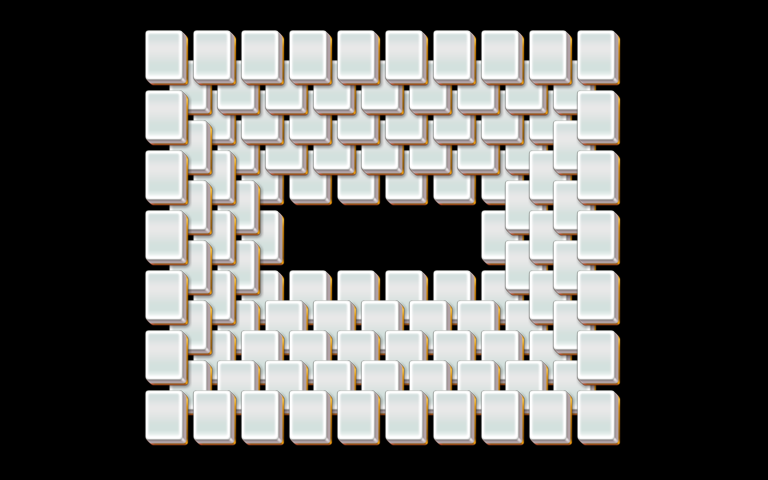

Below is a game level as drawn by its tile map, then a one-line description and the .tmx that defines it (tile-layer data replaced by summaries):
An orthogonal 32x16 tile map with 24x30 px tiles, 5 tile layers (layer1, layer2, layer3, layer4, ...).

<map version="1.0" orientation="orthogonal" width="32" height="16" tilewidth="24" tileheight="30">
 <properties>
  <property name="species" value="20" />
 </properties>
 <tileset firstgid="1" name="mahjong" tilewidth="48" tileheight="60">
  <image source="mahjong.png" />
 </tileset>
 <layer name="layer1" width="32" height="16">
  <data>[512 cells, 14 non-empty, 1 distinct tile ids]</data>
 </layer>
 <layer name="layer2" width="32" height="16">
  <data>[512 cells, 18 non-empty, 1 distinct tile ids]</data>
 </layer>
 <layer name="layer3" width="32" height="16">
  <data>[512 cells, 22 non-empty, 1 distinct tile ids]</data>
 </layer>
 <layer name="layer4" width="32" height="16">
  <data>[512 cells, 26 non-empty, 1 distinct tile ids]</data>
 </layer>
 <layer name="layer5" width="32" height="16">
  <data>[512 cells, 30 non-empty, 1 distinct tile ids]</data>
 </layer>
</map>
